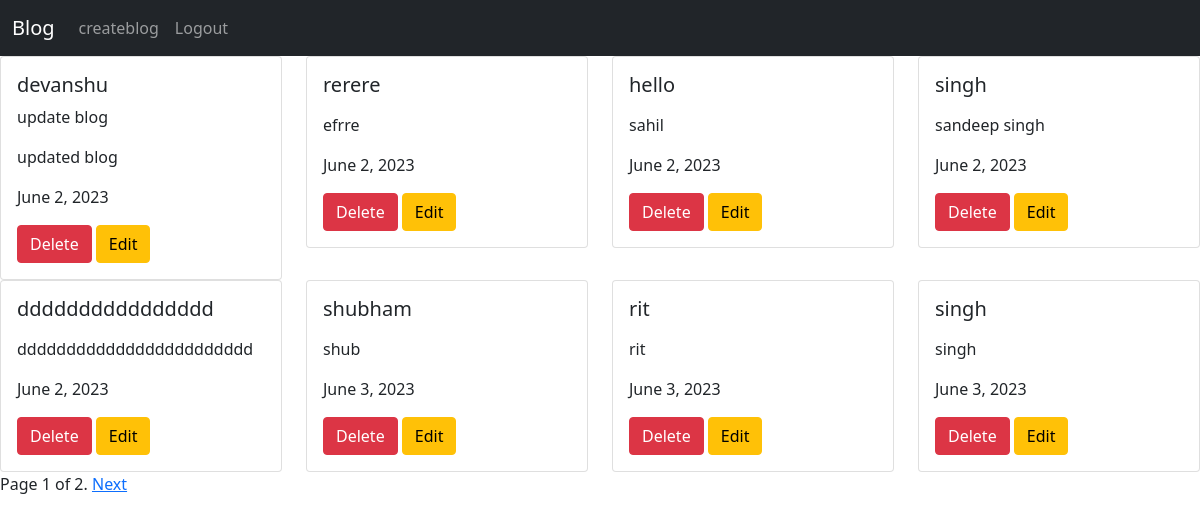
/blog (signed in), run on the app's committed database.
### app/models.py (models this page shows, shortened)
class Blog(models.Model):
    title = models.CharField(max_length=100)
    text = models.TextField(max_length=300)
    discription = models.TextField(max_length=100,null=False,default='')
    date = models.DateField(default=datetime.date.today)

### app/views.py (the view)
# urls.py: path('blog',blog.as_view(),name='blog'),
class blog(View):
    @method_decorator(auth_middleware)
    def get(self,request):
        user_blog = Blog.objects.all()
        paginator = Paginator(user_blog,8)#pagination limit
        page_number = request.GET.get("page")
        page_obj = paginator.get_page(page_number)
        context={
                'page_obj':page_obj
        }
        return render(request,'blog.html',context)

### app/templates/blog.html (shortened to what this page needs)
{% extends "base.html" %}
{% block content %}
<div class="row">
       {% for x in page_obj  %}
       <div class="col-md-3">
            <div class="card" >
                <div class="card-body">
                <h5 class="card-title">{{x.title}}</h5>
                <p class=card-text>{{x.discription}}</p>
                <p class="card-text">{{x.text}}</p>
                <p class="card-text">{{x.date}}</p>
                <a class="btn btn-danger" href="/delete/{{x.id}}">Delete</a>
                <a href="update/{{x.id}}" class="btn btn-warning">Edit</a>
              </div>
        </div>
       </div>
       {% endfor %}
       <div>
  <span>
    <span>
      Page {{ page_obj.number }} of {{ page_obj.paginator.num_pages }}.
    </span>
    {% if page_obj.has_next %}
      <a href="?page={{ page_obj.next_page_number }}">Next</a>
    {% endif %}
  </span>
</div>
</div>
{% endblock content %}

### data on the page
Blog: title "devanshu", discription "update blog", text "updated blog", date "June 2, 2023"
Blog: title "rerere", text "efrre", date "June 2, 2023"
Blog: title "hello", text "sahil", date "June 2, 2023"
Blog: title "singh", text "sandeep singh", date "June 2, 2023"
Blog: title "dddddddddddddddd", text "dddddddddddddddddddddddd", date "June 2, 2023"
Blog: title "shubham", text "shub", date "June 3, 2023"
Blog: title "rit", text "rit", date "June 3, 2023"
Blog: title "singh", text "singh", date "June 3, 2023"

### other printed values
{{ page_obj.number }} "1"
{{ page_obj.paginator.num_pages }} "2"
